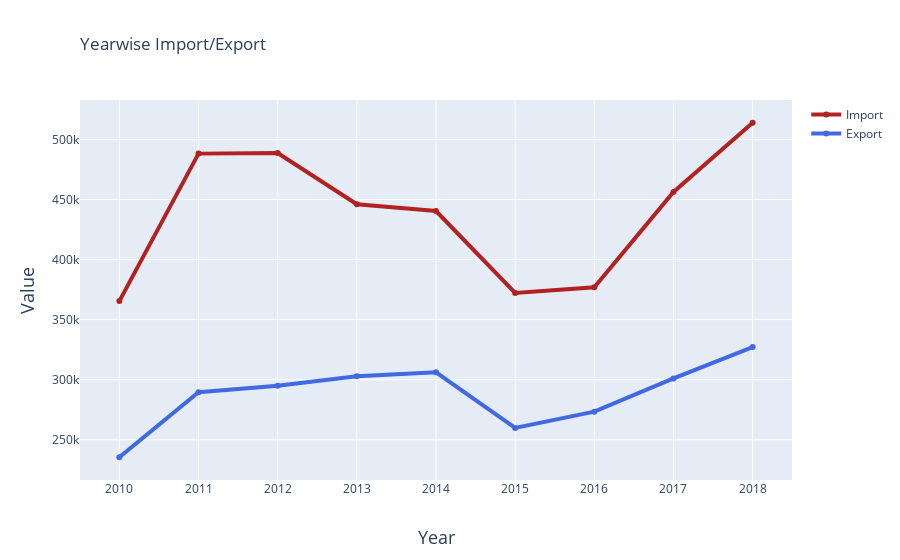

Notebook source saved alongside this figure:
### Markdown cell above
#### Import-Export Year-Wise Trend

### Code cell
fig = go.Figure()

# Create and style traces
fig.add_trace(go.Scatter(x=data_import_pa.index, y=data_import_pa.value,
                        name='Import', mode='lines+markers',
                        line=dict(color='firebrick', width=4)))
fig.add_trace(go.Scatter(x=data_export_pa.index, y=data_export_pa.value,
                        name='Export', mode='lines+markers',
                        line=dict(color='royalblue', width=4)))

fig.update_layout(
    title=go.layout.Title(
        text='Yearwise Import/Export',
        xref='paper',
        x=0
    ),
    xaxis=go.layout.XAxis(
        title=go.layout.xaxis.Title(
            text="Year",
            font=dict(size=18)
        )
    ),
    
    yaxis=go.layout.YAxis(
        title=go.layout.yaxis.Title(
            text="Value",
            font=dict(size=18)
        )
    )
)

fig.show()

### Figure 1 — Plotly figure (JSON) as saved in the notebook; plotly's stock layout.template omitted (floating-point values rounded to 4 significant figures)
{"data": [{"line": {"color": "firebrick", "width": 4}, "mode": "lines+markers", "name": "Import", "type": "scatter", "x": [2010, 2011, 2012, 2013, 2014, 2015, 2016, 2017, 2018], "y": [365400.0, 488300.0, 488800.0, 446100.0, 440500.0, 372300.0, 377000.0, 456400.0, 514000.0]}, {"line": {"color": "royalblue", "width": 4}, "mode": "lines+markers", "name": "Export", "type": "scatter", "x": [2010, 2011, 2012, 2013, 2014, 2015, 2016, 2017, 2018], "y": [235400.0, 289500.0, 294900.0, 302800.0, 306200.0, 259800.0, 273400.0, 301100.0, 327200.0]}], "layout": {"title": {"text": "Yearwise Import/Export", "x": 0, "xref": "paper"}, "xaxis": {"title": {"font": {"size": 18}, "text": "Year"}}, "yaxis": {"title": {"font": {"size": 18}, "text": "Value"}}}}
